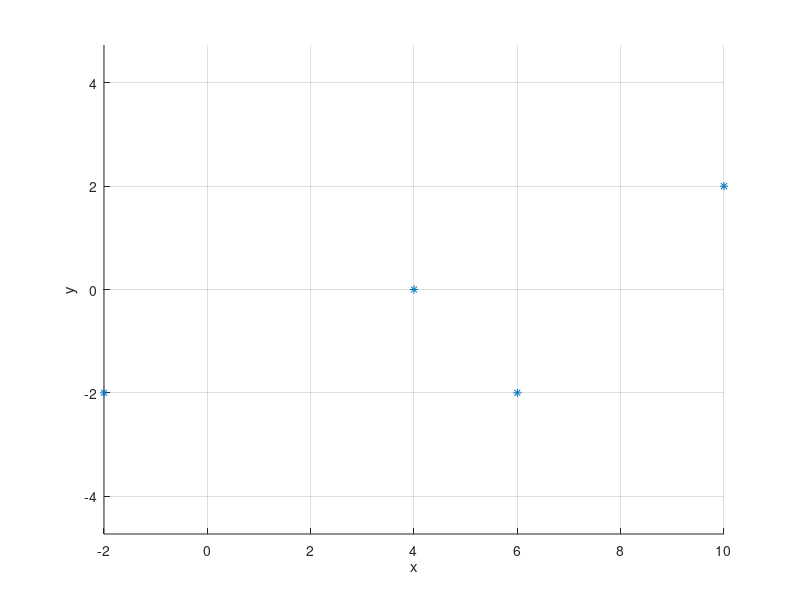

This chart was generated by the following MATLAB code: (Note: this script raises an error after producing the figure.)
clear;
hold on;
axis equal;
grid on;

xlabel('x');
ylabel('y');
zlabel('z');

Px = [ -2 4 6 10 ];
Py = [ -2 0 -2 2 ];
plot(Px, Py, '*');

syms t;
t0 = -1;
t1 = 0;
t2 = 2;
t3 = 3;

syms a3 a2 a1 a0;
x(t) = a3*t^3 + a2*t^2 + a1*t + a0;
ex = [ x(t0) == Px(1), x(t1) == Px(2), x(t2) == Px(3), x(t3) == Px(4)];
mx = solve(ex, [a3 a2 a1 a0]);
cx(t) = subs(x, [a3 a2 a1 a0], [mx.a3 mx.a2 mx.a1 mx.a0]);

syms b3 b2 b1 b0;
y(t) = b3*t^3 + b2*t^2 + b1*t + b0;
ey = [ y(t0) == Py(1), y(t1) == Py(2), y(t2) == Py(3), y(t3) == Py(4)];
my = solve(ey, [b3 b2 b1 b0]);
cy(t) = subs(y, [b3 b2 b1 b0], [my.b3 my.b2 my.b1 my.b0]);

fplot(cx, cy, [t0 t3], 'g');

cxd(t) = diff(cx, t);
cyd(t) = diff(cy, t);
v = [ cxd(t2), cyd(t2)];
quiver(Px(3), Py(3), v(1), v(2));



t4 = 1;

v2 = [ cxd(t3), cyd(t3)];
quiver(Px(4), Py(4), v2(1), v2(2));

Rx = [Px(4) 14];
Ry = [Py(4) -4];
plot(Rx, Ry, '*');
ux = [v2(1)/2, 3];
uy = [v2(2)/2, 0];
quiver(Rx(1), Ry(1), ux(1), uy(1));
quiver(Rx(2), Ry(2), ux(2), uy(2));

xd(t) = diff(x, t);
ex2 = [ x(t0) == Rx(1), x(t4) == Rx(2), xd(t0) == ux(1), xd(t4) == ux(2)];
mx2 = solve(ex2, [a3 a2 a1 a0]);
dx(t) = subs(x, [a3 a2 a1 a0], [mx2.a3 mx2.a2 mx2.a1 mx2.a0]);

yd(t) = diff(y, t);
ey2 = [ y(t0) == Ry(1), y(t4) == Ry(2), yd(t0) == uy(1), yd(t4) == uy(2)];
my2 = solve(ey2, [b3 b2 b1 b0]);
dy(t) = subs(y, [b3 b2 b1 b0], [my2.b3 my2.b2 my2.b1 my2.b0]);

fplot(dx, dy, [t0 t4]);





t013 = -2;

P13x = [Rx(2), 22, 24];
P13y = [Ry(2), 2, 0];
plot(P13x, P13y, '*');

V13 = [ux(2), uy(2)];
quiver(P13x(1), P13y(1), V13(1), V13(2));

ex13 = [ x(t013) == P13x(1), x(t1) == P13x(2), x(t3) == P13x(3), xd(t013) == V13(1)];
mx13 = solve(ex13, [a3 a2 a1 a0]);
c13x(t) = subs(x, [a3 a2 a1 a0], [mx13.a3 mx13.a2 mx13.a1 mx13.a0]);

ey13 = [ y(t013) == P13y(1), y(t1) == P13y(2), y(t3) == P13y(3), yd(t013) == V13(2)];
my13 = solve(ey13, [b3 b2 b1 b0]);
c13y(t) = subs(y, [b3 b2 b1 b0], [my13.b3 my13.b2 my13.b1 my13.b0]);

fplot(c13x, c13y, [t013 t3]);

hold off;